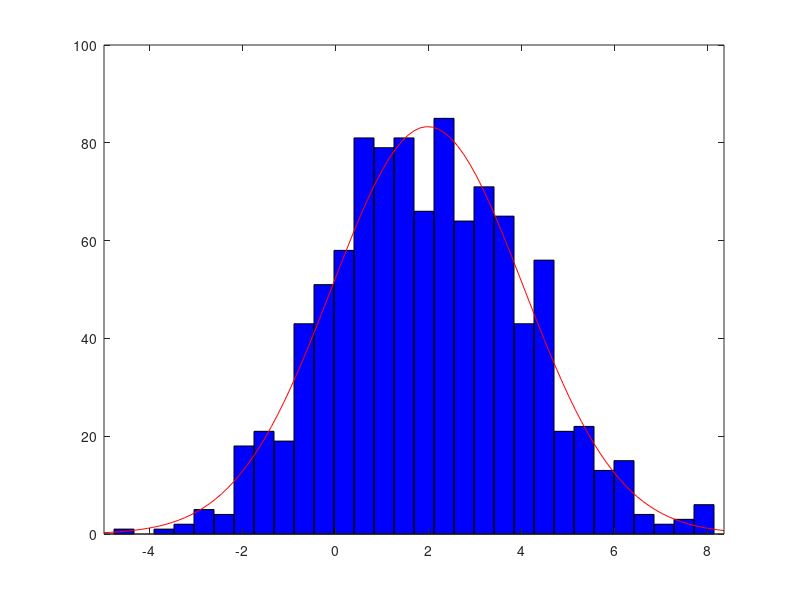

This chart was generated by the following MATLAB code:
clear all;
close all;
clc;

N=1000;
nC=randn(N, 1);
m=2;
v=4;
sigma=sqrt(v);

y=nC*sigma+m;
nbIntervalles=30;
histfit(y,nbIntervalles);
close all;
a=norminv(0.25, m, sigma);
b=norminv(0.75, m, sigma);
z1=sum(y<a)
z2=sum(y>a & y<m)
z3=sum(y>m & y<b)
z4=sum(y>b)

chi=((z1-N*0.25)^2+(z2-N*0.25)^2+(z3-N*0.25)^2+(z4-N*0.25)^2)/(N*0.25)
testChi=chi<chi2inv(0.5,4-1)
[h,p,stats] = chi2gof(y,'cdf',{@normcdf,mean(y),std(y)})